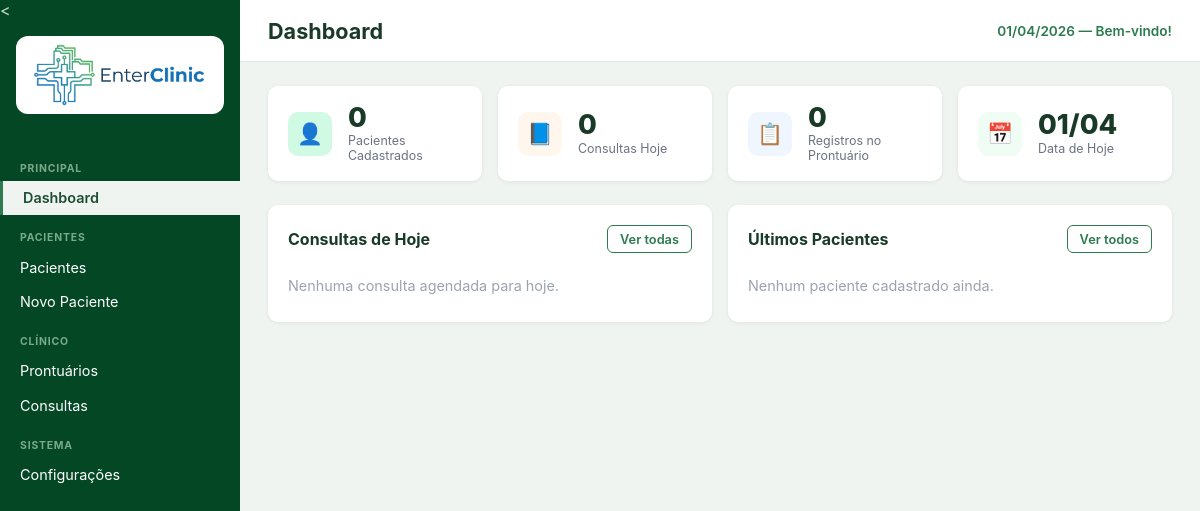
Before: / with the older database file.
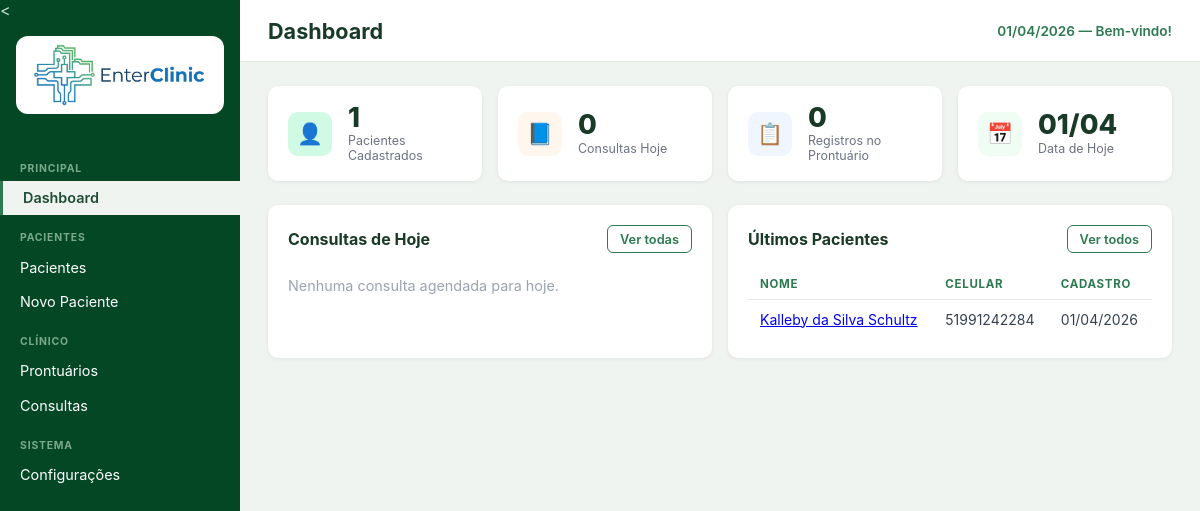
After: the same page with the newer database file.
### tables this page shows
CREATE TABLE `pacientes` (
  `id` int(11) NOT NULL,
  `nome` varchar(255) NOT NULL,
  `data_nascimento` date DEFAULT NULL,
  `cpf` varchar(20) DEFAULT NULL,
  `rg` varchar(20) DEFAULT NULL,
  `telefone` varchar(20) DEFAULT NULL,
  `celular` varchar(20) DEFAULT NULL,
  `email` varchar(255) DEFAULT NULL,
  `endereco` varchar(255) DEFAULT NULL,
  `cidade` varchar(100) DEFAULT NULL,
  `estado` varchar(50) DEFAULT NULL,
  `cep` varchar(10) DEFAULT NULL,
  `profissao` varchar(100) DEFAULT NULL,
  `estado_civil` varchar(50) DEFAULT NULL,
  `sexo` varchar(20) DEFAULT NULL,
  `foto_path` varchar(255) DEFAULT NULL,
  `observacoes` text DEFAULT NULL,
  `ativo` tinyint(1) NOT NULL DEFAULT 1,
  `created_at` timestamp NOT NULL DEFAULT current_timestamp(),
  `updated_at` timestamp NOT NULL DEFAULT current_timestamp() ON UPDATE current_timestamp()
);

### config.php (called while the page is built, shortened)
<?php
function sanitize(string $s): string {
    return htmlspecialchars(trim($s), ENT_QUOTES, 'UTF-8');
}

### index.php (the view, shortened to what this page needs)
<?php
require 'config.php';
$db = db();
$totalPacientes = $db->query('SELECT COUNT(*) FROM pacientes')->fetchColumn();
$totalProntuario = $db->query('SELECT COUNT(*) FROM prontuario')->fetchColumn();
$consultasHoje = $db->query("SELECT COUNT(*) FROM consultas WHERE DATE(data_hora) = CURDATE()")->fetchColumn();
$agendaHoje = $db->query(
    "SELECT c.*, p.nome FROM consultas c
     JOIN pacientes p ON p.id = c.paciente_id
     WHERE DATE(c.data_hora) = CURDATE()
     ORDER BY c.data_hora ASC LIMIT 10"
)->fetchAll();
$ultimosPacientes = $db->query(
    "SELECT id, nome, celular, created_at FROM pacientes ORDER BY created_at DESC LIMIT 5"
)->fetchAll();
include 'includes/header.php';
?>
<div class="stats-grid">
    <div class="stat-card">
        <div class="stat-icon green">👤</div>
        <div>
            <div class="stat-value"><?= $totalPacientes ?></div>
            <div class="stat-label">Pacientes Cadastrados</div>
        </div>
    </div>
    <div class="stat-card">
        <div class="stat-icon orange">📘</div>
        <div>
            <div class="stat-value"><?= $consultasHoje ?></div>
            <div class="stat-label">Consultas Hoje</div>
        </div>
    </div>
    <div class="stat-card">
        <div class="stat-icon blue">📋</div>
        <div>
            <div class="stat-value"><?= $totalProntuario ?></div>
            <div class="stat-label">Registros no Prontuário</div>
        </div>
    </div>
    <div class="stat-card">
        <div class="stat-icon teal">📅</div>
        <div>
            <div class="stat-value"><?= date('d/m') ?></div>
            <div class="stat-label">Data de Hoje</div>
        </div>
    </div>
</div>
<div class="panels-grid">
    <div class="panel">
        <div class="panel-header">
            <h2>Consultas de Hoje</h2>
            <a href="consultas.php" class="btn btn-outline btn-sm">Ver todas</a>
        </div>
        <?php if ($agendaHoje): ?>
        <table>
            <thead>
                <tr>
                    <th>HORÁRIO</th>
                    <th>PACIENTE</th>
                    <th>TIPO</th>
                    <th>STATUS</th>
                </tr>
            </thead>
            <tbody>
                <?php foreach ($agendaHoje as $c): ?>
                <?php
                    $badgeClass = match($c['status']) {
                        'Confirmado' => 'badge-green',
                        'Agendado'   => 'badge-orange',
                        'Realizado'  => 'badge-blue',
                        default      => 'badge-gray'
                    };
                ?>
                <tr>
                    <td><?= date('H:i', strtotime($c['data_hora'])) ?></td>
                    <td><a href="paciente_ver.php?id=<?= $c['paciente_id'] ?>"><?= sanitize($c['nome']) ?></a></td>
                    <td><?= sanitize($c['tipo']) ?></td>
                    <td><span class="badge <?= $badgeClass ?>"><?= sanitize($c['status']) ?></span></td>
                </tr>
                <?php endforeach; ?>
            </tbody>
        </table>
        <?php else: ?>
        <p style="color:#9ca3af;font-size:.9rem;padding:.5rem 0;">Nenhuma consulta agendada para hoje.</p>
        <?php endif; ?>
    </div>
    <div class="panel">
        <div class="panel-header">
            <h2>Últimos Pacientes</h2>
            <a href="pacientes.php" class="btn btn-outline btn-sm">Ver todos</a>
        </div>
        <?php if ($ultimosPacientes): ?>
        <table>
            <thead>
                <tr>
                    <th>NOME</th>
                    <th>CELULAR</th>
                    <th>CADASTRO</th>
                </tr>
            </thead>
            <tbody>
                <?php foreach ($ultimosPacientes as $p): ?>
                <tr>
                    <td><a href="paciente_ver.php?id=<?= $p['id'] ?>"><?= sanitize($p['nome']) ?></a></td>
                    <td><?= sanitize($p['celular'] ?? '—') ?></td>
                    <td><?= date('d/m/Y', strtotime($p['created_at'])) ?></td>
                </tr>
                <?php endforeach; ?>
            </tbody>
        </table>
        <?php else: ?>
        <p style="color:#9ca3af;font-size:.9rem;padding:.5rem 0;">Nenhum paciente cadastrado ainda.</p>
        <?php endif; ?>
    </div>
</div>
<?php include 'includes/footer.php'; ?>

Changed rows visible on the page:
added pacientes: nome "Kalleby da Silva Schultz", celular "51991242284", created_at "01/04/2026"
Other visible differences:
$totalPacientes: "0" → "1"
text no longer shown: "Nenhum paciente cadastrado ainda."
text now shown: "NOME CELULAR CADASTRO"
